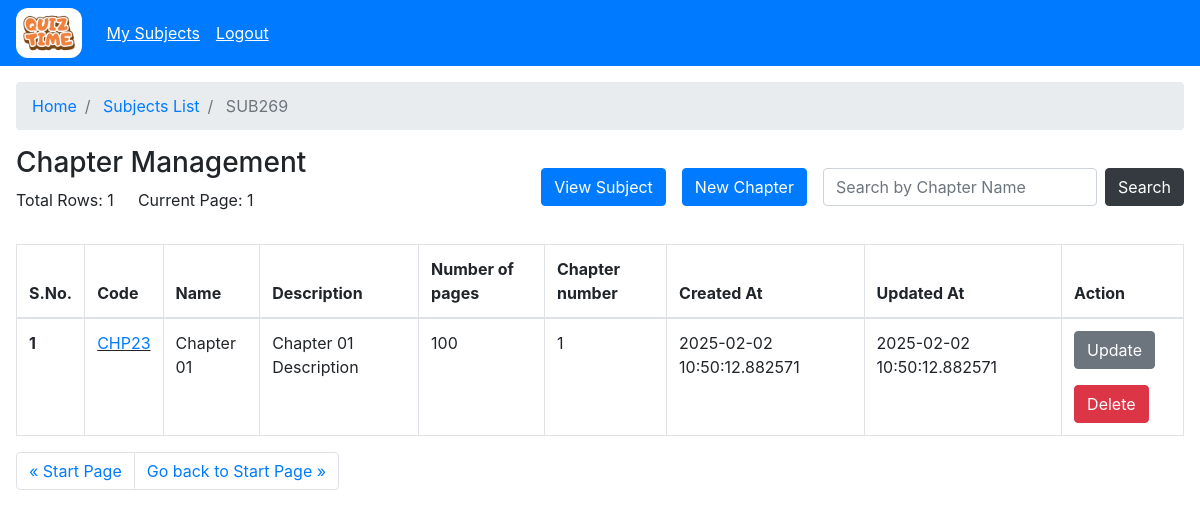
The app's page /admin/subject/view?sub_id=3a939d75-12a6-41fa-9a2d-f640e2a73860&take=25&skip=0 (signed in) with its own data.
### models/model.py (models this page shows)
class Subject(db.Model):
    __tablename__='subjects'
    id=db.Column(db.VARCHAR(100), primary_key=True)
    name=db.Column(db.VARCHAR(100), nullable=False)
    description=db.Column(db.VARCHAR(100), nullable=False)
    created_at=db.Column(db.TIMESTAMP, nullable=False)
    updated_at=db.Column(db.TIMESTAMP, nullable=False)
    code=db.Column(db.VARCHAR(100), nullable=False)

class Chapter(db.Model):
    __tablename__='chapters'
    id=db.Column(db.VARCHAR(100), primary_key=True)
    name=db.Column(db.VARCHAR(100), nullable=False)
    description=db.Column(db.VARCHAR(100), nullable=False)
    subject_id=db.Column(db.VARCHAR(100), db.ForeignKey('subjects.id'), nullable=False)
    created_at = db.Column(db.TIMESTAMP, nullable=False)
    updated_at = db.Column(db.TIMESTAMP, nullable=False)
    chapter_number=db.Column(db.Integer, nullable=False)
    code=db.Column(db.VARCHAR(100), nullable=False)
    pages=db.Column(db.Integer, nullable=False)

### controllers/admin/admin_subject.py (the view)
@subject.route("/view")
@login_required
@role_required("admin")
def view_subject():
    sub_id = request.args.get("sub_id", "")
    skip = int(request.args.get("skip", 0))
    take = int(request.args.get("take", 25))
    where = request.args.get("where", "{}")
    if not sub_id:
        raise ValueError("Subject is required")
    sub = Subject.query.filter_by(id=sub_id).first()
    if not sub:
        return flash_and_redirect("Subject not found", "danger", url_for("subject.subject_home"))
    try:
        where = json.loads(where) if where else {}
        chapters = Chapter.query.filter_by(subject_id=sub_id, **where).offset(skip).limit(take).all()
        total_rows = Chapter.query.filter_by(subject_id=sub_id).count()
        return render_template("admin/subjects/admin_single_subject.html",sub=sub, skip=skip, take=take, rows=chapters, total_rows=total_rows)
    except Exception as e:
        return flash_and_redirect(str(e), "danger", url_for("subject.subject_home"))

### app.py (called while the page is built)
    @login_manager.user_loader
    def load_user(user_id):
        return User.query.get(user_id)

### controllers/decorator.py (called while the page is built)
def role_required(role):
    def decorator(func):
        @wraps(func)
        def wrapper(*args, **kwargs):
            if not current_user.is_authenticated:
                return redirect(url_for("auth.login"))
            if current_user.user_type != role and session.get("user_type") != role:
                if current_user.user_type == "admin":
                    return redirect(url_for("admin.admin_home"))
                return redirect(url_for("user.user_home"))
            return func(*args, **kwargs)
        return wrapper
    return decorator

### templates/admin/subjects/admin_single_subject.html (shortened to what this page needs)
{% extends "base.html" %} {% block title %}Single Subject{% endblock %} {% block
content %}{% include "admin/admin_wrapper.html" %}
<section class="p-3">
  <nav aria-label="breadcrumb">
    <ol class="breadcrumb">
      <li class="breadcrumb-item"><a href="/admin">Home</a></li>
      <li class="breadcrumb-item">
        <a href="/admin/subject/?skip=0&take=25">Subjects List</a>
      </li>
      <li class="breadcrumb-item active" aria-current="page">
        {% if sub %}{{ sub.code }}{% endif %}
      </li>
    </ol>
  </nav>
  <div class="d-flex mt-3 flex-wrap justify-content-between">
    <div>
      <h3>Chapter Management</h3>
      <div class="d-flex align-items-center">
        <p class="mr-4">Total Rows: {{ total_rows }}</p>
        <p>
          Current Page: {% if skip and take %} {{ ((skip|int)//take)+1 }} {%
          else %}1{% endif %}
        </p>
      </div>
    </div>
    <div class="form-inline my-2 my-lg-0">
      <div class="d-flex">
        <button
          type="button"
          class="btn btn-primary mr-3"
          data-toggle="modal"
          data-target="#exampleModalScrollable"
        >
          View Subject
        </button>
        <button type="button" class="btn btn-primary mr-3">
          <a
            class="text-white"
            href="/admin/subject/chapter/new?sub_id={{ sub.id }}"
          >
            New Chapter
          </a>
        </button>
      </div>
      <div class="d-flex mt-2 mt-sm-0 justify-content-between">
        <input
          class="form-control mr-2"
          type="search"
          id="chapterInput"
          placeholder="Search by Chapter Name"
          aria-label="Search"
        />
        <button
          onclick="searchByChapter('{{skip}}', '{{take}}', '{{ sub.id }}')"
          class="btn btn-dark"
        >
          <a>Search</a>
        </button>
      </div>
    </div>
  </div>
  <section class="mt-3">
    <div class="table-responsive">
      <table class="table table-bordered table-hover">
        <thead>
          <tr>
            <th scope="col">S.No.</th>
            <th scope="col">Code</th>
            <th scope="col">Name</th>
            <th scope="col">Description</th>
            <th scope="col">Number of pages</th>
            <th scope="col">Chapter number</th>
            <th scope="col">Created At</th>
            <th scope="col">Updated At</th>
            <th scope="col">Action</th>
          </tr>
        </thead>
        <tbody>
          {% for chpt in rows %}
          <tr class="pointer">
            <th scope="row">{{ loop.index+skip }}</th>
            <td class="link">
              <a
                href="/admin/subject/chapter/view?sub_id={{ sub.id }}&skip=0&take=25&chap_id={{ chpt.id }}"
                >{{ chpt.code }}</a
              >
            </td>
            <td>{{ chpt.name }}</td>
            <td>{{ chpt.description }}</td>
            <td>{{ chpt.pages }}</td>
            <td>{{ chpt.chapter_number }}</td>
            <td>{{ chpt.created_at }}</td>
            <td>{{ chpt.updated_at }}</td>
            <td>
              <button
                onclick="window.location.href='/admin/subject/chapter/update?chap_id={{ chpt.id }}&sub_id={{ sub.id }}'"
                type="button"
                class="btn btn-secondary mr-3 mb-3"
              >
                Update
              </button>
              <form
                method="post"
                action="/admin/subject/chapter/delete?sub_id={{ sub.id }}&chapter_id={{ chpt.id }}"
                onsubmit="return confirm('Are you sure you wish to delete the chapter with {{sub.code}}?, !! This will delete all quizzes and questions associated with it !!');"
              >
                <input type="submit" class="btn btn-danger" value="Delete" />
              </form>
            </td>
          </tr>
          {% endfor %}
        </tbody>
      </table>
      <nav aria-label="Page navigation example">
        <ul class="pagination">
          <li class="page-item">
            <a
              class="page-link"
              href="/admin/subject/view?sub_id={{ sub.id }}&skip={{ (skip - take) if skip > 0 else 0 }}&take={{ take }}"
              aria-label="Previous"
            >
              <span aria-hidden="true">&laquo;</span>
              <span
                >{% if skip > 0 %}Previous{% else %}Start Page{% endif %}</span
              >
            </a>
          </li>
          <li class="page-item">
            <a
              class="page-link"
              href="/admin/subject/view?sub_id={{ sub.id }}&skip={{ ( ((skip//take)+1)*take if ((skip|int+take) < total_rows) else None  ) if ((skip|int+take) < total_rows) else 0 }}&take={{ take }}"
              aria-label="Next"
            >
              <span
                >{% if ((skip|int + take) < total_rows) %}Next{% else %}Go back
                to Start Page{% endif %}</span
              >
              <span aria-hidden="true">&raquo;</span>
            </a>
          </li>
        </ul>
      </nav>
    </div>
  </section>
</section>
{% endblock %}

### static/css/style.css (style rules this page uses)
.pointer { cursor: pointer; }
.link { text-decoration: underline !important; }

### records on screen
Subject: code "SUB269"
Chapter: code "CHP23", name "Chapter 01", description "Chapter 01 Description", pages "100", chapter_number "1", created_at "2025-02-02 10:50:12.882571", updated_at "2025-02-02 10:50:12.882571"

### other values on screen
{{ total_rows }} "1"
